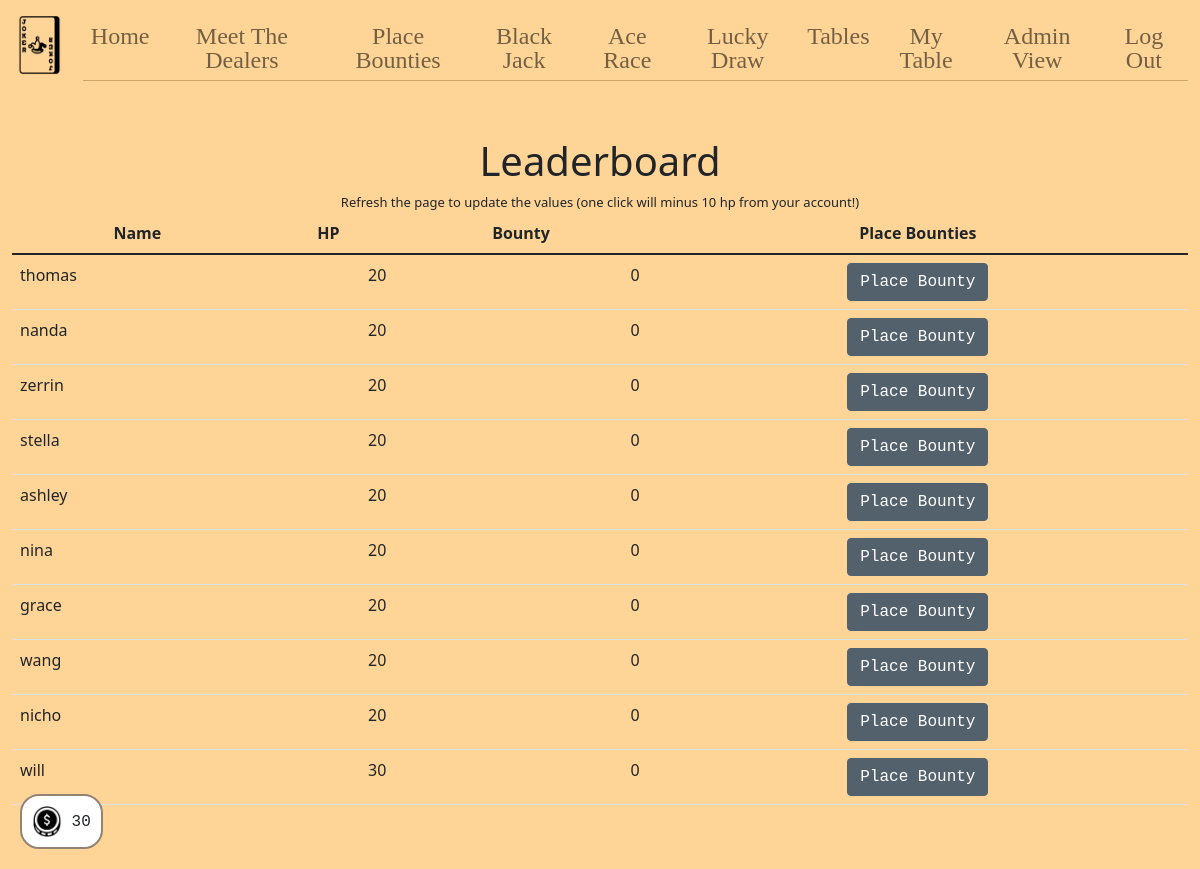
Before: /players (signed in) with the older database file.
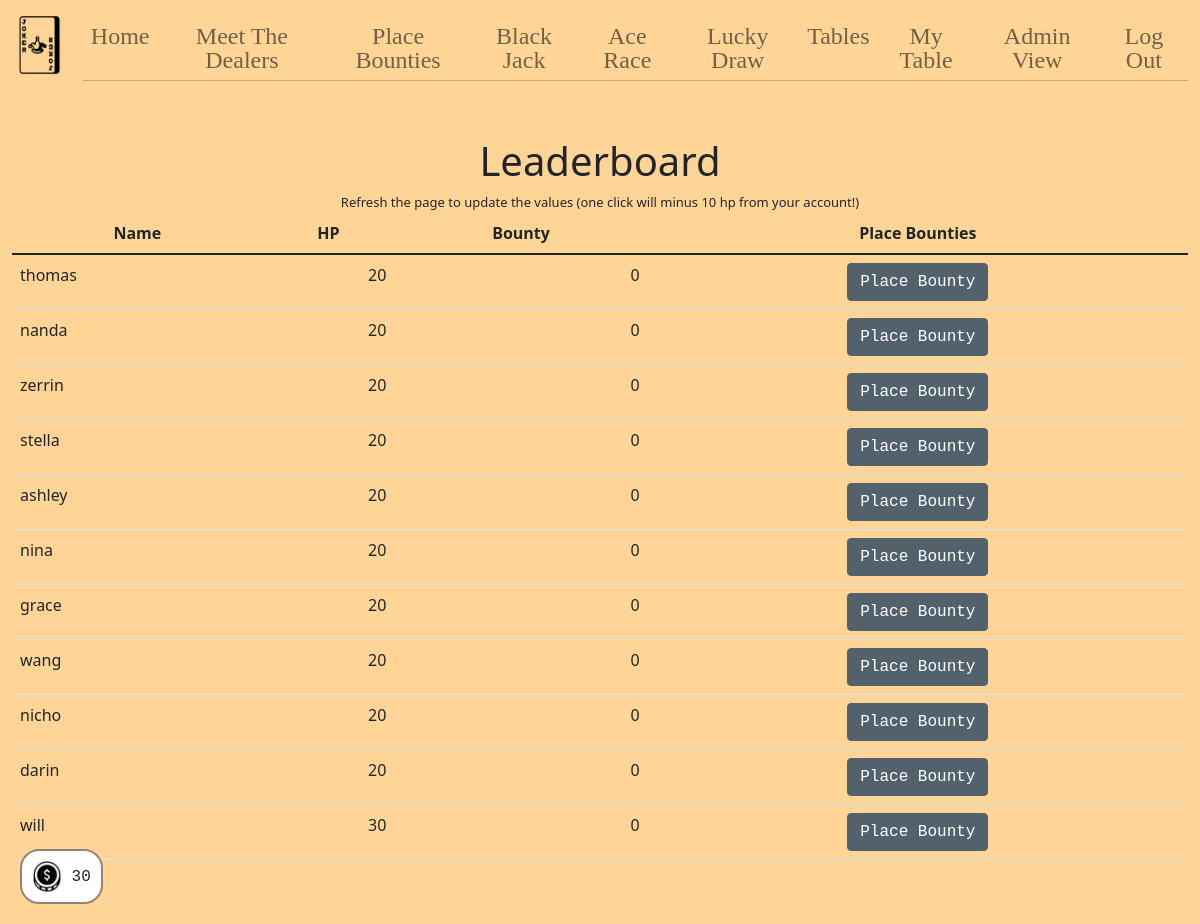
After: the same page with the newer database file.
### tables this page shows
CREATE TABLE users (
  id INTEGER PRIMARY KEY AUTOINCREMENT,
  name TEXT NOT NULL,
  hash TEXT NOT NULL,
  email TEXT,
  hp INTEGER DEFAULT 20 NOT NULL,
  bounty INTEGER DEFAULT 0 NOT NULL,
  lucky INTEGER DEFAULT 0 NOT NULL,
  playing INTEGER DEFAULT 0 NOT NULL,
  dealing INTEGER DEFAULT 0 NOT NULL,
  permission INTEGER DEFAULT 0 NOT NULL,
  poker INTEGER DEFAULT 0 NOT NULL,
  tableid INTEGER DEFAULT 0 NOT NULL
);

### app.py (the view)
@app.route("/players", methods=["GET", "POST"])
@login_required
def players():
    if request.method == "POST":
        id = int(request.form['user_id'])
        rows = db.execute("SELECT * FROM users WHERE id = ?", session["user_id"])
        if rows[0]["hp"] < 10:
            return jsonify({'success': False})
        db.execute("UPDATE users SET hp = hp - 10, lucky = lucky + 10 WHERE id = ?", session["user_id"])
        db.execute("UPDATE users SET bounty = bounty + 1 WHERE id = ?", id)
        rows = db.execute("SELECT * FROM users WHERE id = ?", session["user_id"])
        session["hp"] = rows[0]["hp"]
        hp = session["hp"]
        return jsonify({'success': True, 'hp': hp})
    else:
        players = db.execute("SELECT * FROM users ORDER BY hp")
        rows = db.execute("SELECT * FROM users WHERE id = ?", session["user_id"])
        session["hp"] = rows[0]["hp"]
        return render_template("players.html", players=players)

### app.py (called while the page is built)
@app.after_request
def after_request(response):
    response.headers["Cache-Control"] = "no-cache, no-store, must-revalidate"
    response.headers["Expires"] = 0
    response.headers["Pragma"] = "no-cache"
    return response

### helpers.py (called while the page is built)
def login_required(f):
    @wraps(f)
    def decorated_function(*args, **kwargs):
        if session.get("user_id") is None:
            return redirect("/login")
        return f(*args, **kwargs)
    return decorated_function

### templates/players.html (shortened to what this page needs)
{% extends "layout.html" %}
{% block main %}
    <h1>Leaderboard</h1>
    <div class="small">
        Refresh the page to update the values (one click will minus 10 hp from your account!)
    </div>
    <div class="table-borderless table-responsive">
    <table class="table">
        <thead>
            <tr>
                <th>Name</th>
                <th>HP</th>
                <th>Bounty</th>
                <th>Place Bounties</th>
            </tr>
        </thead>
        <tbody>
    {% for player in players %}
        <tr class="">
            <td class="text-start">{{ player["name"] }}</td>
            <td class="text-end">{{ player["hp"] }}</td>
            <td class="text-end"> {{ player["bounty"] }} </td>
            <td><button class="btn btn-primary btn-updated" onClick="placeBounty({{ player["id"] }})">Place Bounty</button></td>
        </tr>
    {% endfor %}
    </tbody>
    </table>
</div>
{% endblock %}
{% block footer %}
    <div id="value-container"><img class="img-fluid money" src="/static/money.png"> {{ session["hp"] }} </div>
{% endblock %}

### templates/layout.html (shortened to what this page needs)
<!DOCTYPE html>
<html lang="en">
    <head>
        <link href="https://cdn.jsdelivr.net/npm/bootstrap@5.1.3/dist/css/bootstrap.min.css" rel="stylesheet">
        <link href="/static/styles.css" rel="stylesheet">
        <link href="/static/popups.css" rel="stylesheet">
    </head>
    <body>
        <nav class="bg-light navbar navbar-expand-md navbar-light">
            <div class="container-fluid">
                <a class="navbar-brand" href="/"><img class="img-fluid jokerimg" src="/static/poker-cards.png"></a>
                <div class="collapse navbar-collapse" id="navbar">
                    {% if session["admin"] == 1 %}
                        <ul class="navbar-nav me-auto mt-2 text-center navfont">
                            <li class="nav-item"><a class="nav-link" href="/home">Home</a></li>
                            <li class="nav-item"><a class="nav-link" href="/dealers">Meet The Dealers</a></li>
                            <li class="nav-item"><a class="nav-link" href="/players">Place Bounties</a></li>
                            <li class="nav-item"><a class="nav-link" href="/blackjack">Black Jack</a></li>
                            <li class="nav-item"><a class="nav-link" href="/acerace">Ace Race</a></li>
                            <li class="nav-item"><a class="nav-link" href="/lottery">Lucky Draw</a></li>
                            <li class="nav-item"><a class="nav-link" href="/tables">Tables</a></li>
                            <li class="nav-item"><a class="nav-link" href="/myTable">My Table</a></li>
                            <li class="nav-item"><a class="nav-link" href="/admin">Admin View</a></li>
                        </ul>
                        <ul class="navbar-nav ms-auto mt-2 text-center navfont">
                            <li class="nav-item"><a class="nav-link" href="/logout">Log Out</a></li>
                        </ul>
                    {% endif %}
                </div>
            </div>
        </nav>
        <main class="container-fluid py-5 text-center">
            {% block main %}{% endblock %}
        </main>
    </body>
    <footer>
        {% block footer %}{% endblock %}
    </footer>
</html>

### static/styles.css (style rules this page uses)
nav .navbar-brand { font-size: xx-large; }
.small { font-size: small; }
.btn-updated { background-color:#53616C; border-color:#53616C; font-family: monospace; }
.bg-light { --bs-bg-opacity: 0; }
.container-fluid { background-color: #FFD597; }
body { background-color: #FFD597; }
.jokerimg { x: 10; width: 60px; height: 60px; }
.money { width: 30px; height: 30; }
.navbar-nav li { border-bottom: 1px solid #CDA56A; }
.navbar-nav li a { color: #924828; }
.navfont { color: #924848; font-family: Poppins; font-style: bold; font-size: 24px; line-height: 36px; line-height: 100%; letter-spacing: 4%; }

### static/popups.css (style rules this page uses)
#value-container { position: fixed; bottom: 20px; left: 20px; padding: 10px; background-color: #FFFFFF; border-radius: 19px; border: 2px solid #928374; font-family: monospace; }

Changed rows visible on the page:
added users: name "darin", hp "20", bounty "0"
